Frame 1 (no input): blank canvas, image omitted
Frame 60 (no input): blank canvas, image omitted
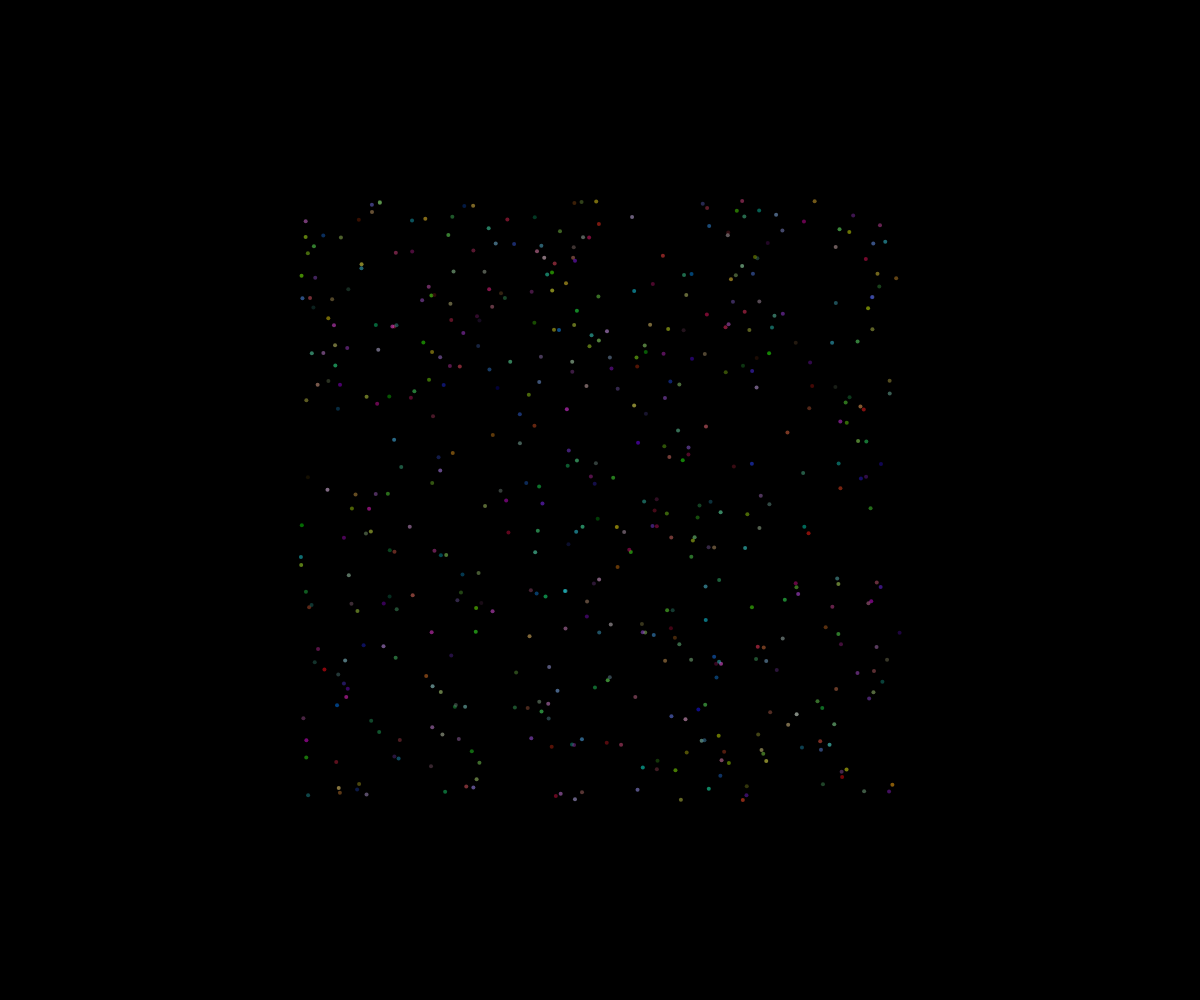
Frame 120 (the mouse pressed at the canvas centre since frame 60)

The p5.js sketch whose frames 1 and 60 were blank and that drew this single picture after the mouse press (run headless with seeded random() and noise() and a simulated clock; from frame 60 on, the mouse is pressed at the canvas centre):

// p5.js sketch
// ── sketch.js
// Fireworks OOP Demo
// Your Name
// Date
//
// Extra for Experts:
// - describe what you did to take this project "above and beyond"


class Particle{
  constructor(x,y){
    this.x = x;
    this.y = y;
    this.dx = random(-5,5);
    this.dy = random(-5,5);
    this.radius = 2;
    this.r = random(255);
    this.g = random(255);
    this.b = random(255);
    this.opacity = 255;
  }

  display(){
    noStroke();
    fill(this.r, this.g, this.b, this.opacity);
    circle(this.x, this.y, this.radius*2);
  }

  update(){
    //move
    this.x += this.dx;
    this.y += this.dy;
    this.opacity -= 2;
  }

  isDead(){
    return this.opacity <=0;
  }
}


const NUMBER_OF_FIREWORKS = 500;
let theFireworks = [];
function setup() {
  createCanvas(windowWidth, windowHeight);
}

function draw(){
  background(0);
  for (let fireWorks of theFireworks){
    if(fireWorks.isDead()){
    // get rid of it
      let index = theFireworks.indexOf(fireWorks);
      theFireworks.splice(index,1);
    }
    else{
    // keep updating
      fireWorks.update();
      fireWorks.display();
    }
    
  }
}

function mousePressed(){
  for(let i = 0; i < NUMBER_OF_FIREWORKS; i++){
    let someFireWork = new Particle(mouseX, mouseY);
    theFireworks.push(someFireWork);
  }
}
